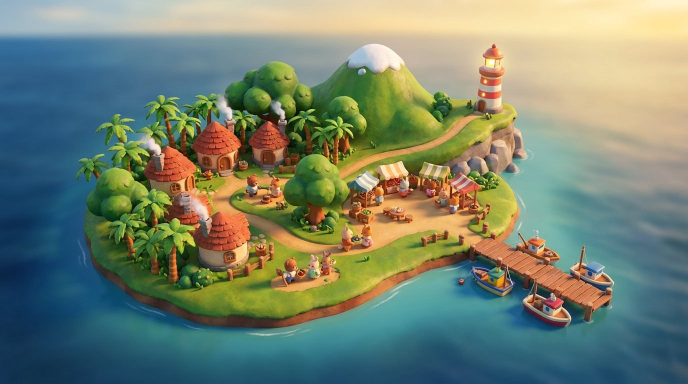
#> input picture Assets/_Pofi/Resources/Art/film_1_ada.jpg, 1376 x 768 px (shown at 1/2 size); its folder holds 4 pictures in this run
$ python film_soft.py
#> lines starting #> are read from the running program, lines starting #| are printed output that depends on the picture
# Giriş filmi arka planı (24 Ekim 2026): FilmPlayer sahne görselini ekrana TAM sığdırır (hiçbir yeri kesilmez); görselin
# dışında kalan yer (iPhone'da yanlar, iPad'de üst/alt şerit, altyazı şeridi) aynı görselin bulanık, koyulaştırılmış kopyasıyla dolar.
# Kullanım: python3 art/scripts/film_soft.py  → Assets/_Pofi/Resources/Art/Soft/<ad>.jpg (küçük; oyunda büyütülünce yumuşak)
import os
from PIL import Image, ImageEnhance, ImageFilter

ROOT = os.path.join(os.path.dirname(os.path.abspath(__file__)), '..', '..', 'Assets', '_Pofi', 'Resources', 'Art')
NAMES = ['film_1_ada', 'film_2_firtina', 'film_3_sis', 'film_4_misafir', 'load_okti']

os.makedirs(os.path.join(ROOT, 'Soft'), exist_ok=True)
for n in NAMES:
    im = Image.open(os.path.join(ROOT, n + '.jpg')).convert('RGB')
#> im is the input picture: PIL image 1376x768 RGB; mean R, G, B 117.5, 131.2, 111.7
    im = im.resize((320, round(320 * im.height / im.width)), Image.LANCZOS).filter(ImageFilter.GaussianBlur(9))
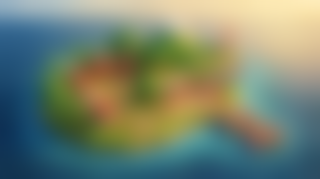
#> im: PIL image 320x179 RGB; mean R, G, B 117.4, 131.1, 111.7
    im = ImageEnhance.Color(im).enhance(0.85)
    im = ImageEnhance.Brightness(im).enhance(0.58)   # altyazı beyaz yazısı her sahnede okunur
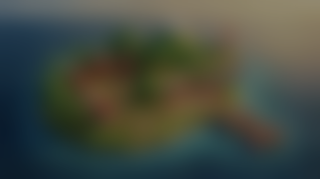
#> im: PIL image 320x179 RGB; mean R, G, B 68, 74.7, 65.2
    im.save(os.path.join(ROOT, 'Soft', n + '.jpg'), quality=88)
    print('ok', n, im.size)
#| ok film_1_ada (320, 179)
#> (the run stopped early here; a loop or call above may not have finished)
